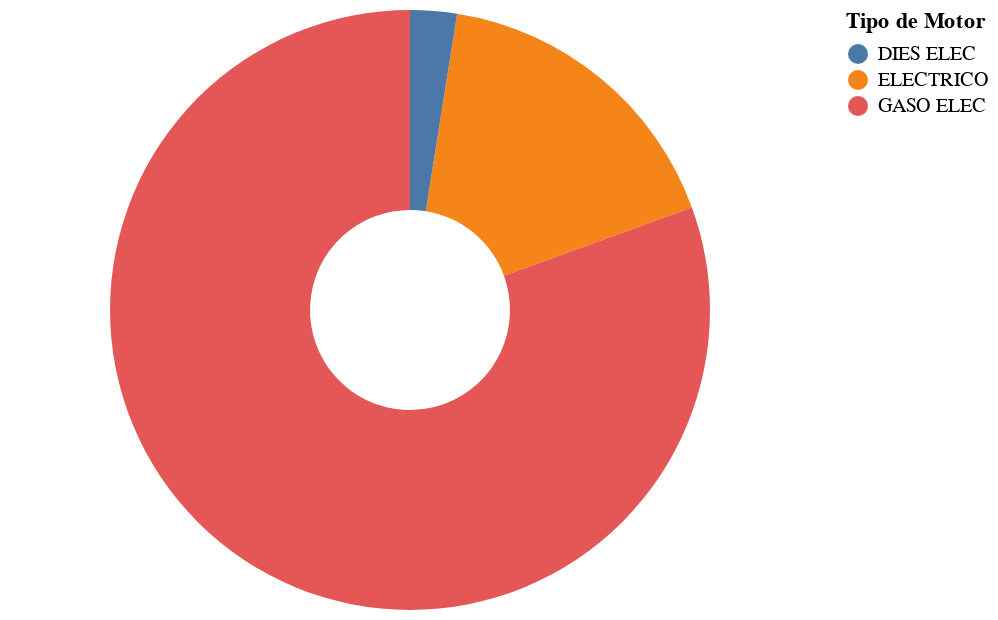

Notebook code for this chart:
### Code cell
# Grafica de torta que muestra el uso que se le da a los carros electricos o hibridos registrados.

data_line = pd.DataFrame(df_cars.groupby(
    ["ANIO_REGISTRO", "MUNICIPIO", "COMBUSTIBLE", "SERVICIO"]).size().reset_index(name='COUNT'))

line_chart_left = alt.Chart(data_line).mark_arc(innerRadius=50).encode(
    theta="sum(COUNT)",
    color=alt.Color("COMBUSTIBLE", title="Tipo de Motor",
                    scale=alt.Scale(scheme="tableau10"))
)

line_chart_left

### Figure 1 — Vega-Lite specification as saved in the notebook (floating-point values rounded to 4 significant figures; data arrays with more than 128 entries replaced by an {"elided": "..."} marker saying what was removed)
{"config": {"view": {"continuousWidth": 400, "continuousHeight": 300}}, "data": {"name": "data-e1978c52c51fb351ff9bc4a6c2917c36"}, "mark": {"type": "arc", "innerRadius": 50}, "encoding": {"color": {"field": "COMBUSTIBLE", "scale": {"scheme": "tableau10"}, "title": "Tipo de Motor", "type": "nominal"}, "theta": {"aggregate": "sum", "field": "COUNT", "type": "quantitative"}}, "$schema": "https://vega.github.io/schema/vega-lite/v4.17.0.json", "datasets": {"data-e1978c52c51fb351ff9bc4a6c2917c36": {"elided": "1134 records"}}}
